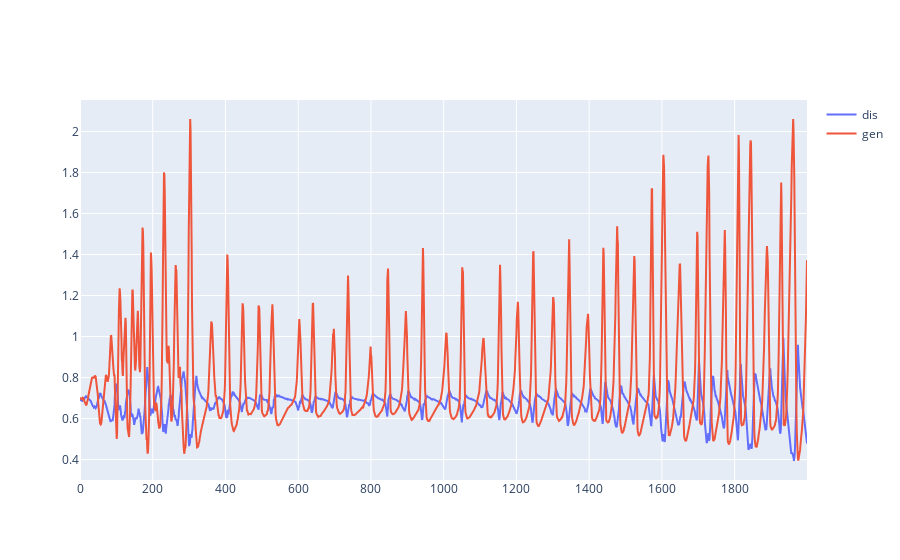

Here is the notebook cell this chart was saved with:
### Code cell
fig = go.Figure(
    data=[
        go.Scatter(
            y=arr_loss_dis,
            name="dis"
        ),
        go.Scatter(
            y=arr_loss_gen,
            name="gen"
        ),
    ]
)

fig.show()

### Figure 1 — Plotly figure (JSON) as saved in the notebook; plotly's stock layout.template omitted (floating-point values rounded to 4 significant figures; data arrays with more than 128 entries replaced by an {"elided": "..."} marker saying what was removed)
{"data": [{"name": "dis", "type": "scatter", "y": {"elided": "2000 float values"}}, {"name": "gen", "type": "scatter", "y": {"elided": "2000 float values"}}], "layout": {}}
